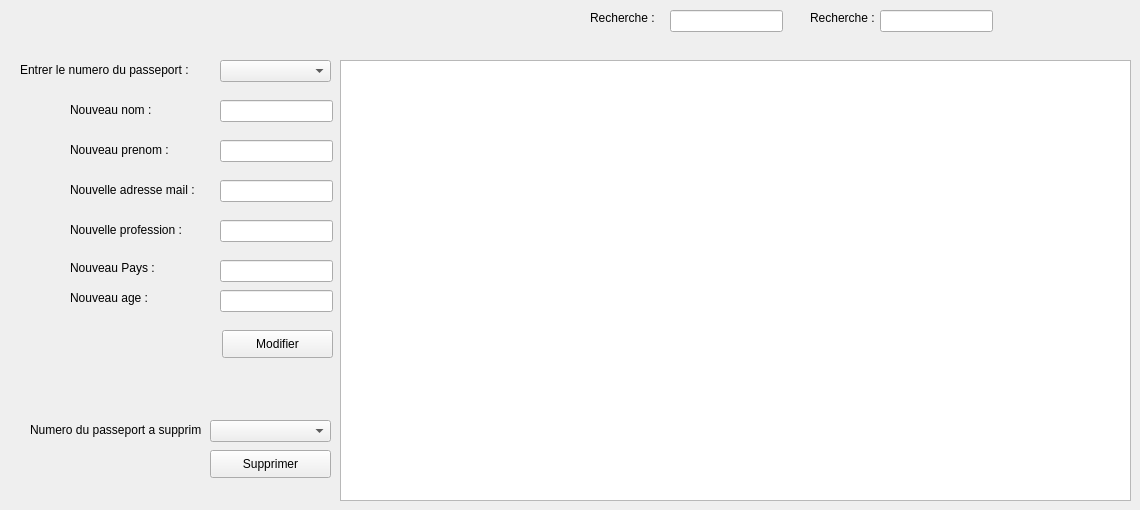
        <widget class="QWidget" name="tab_6">
         <attribute name="title">
          <string>Gérer</string>
         </attribute>
         <widget class="QLabel" name="label_21">
          <property name="geometry">
           <rect>
            <x>30</x>
            <y>420</y>
            <width>171</width>
            <height>20</height>
           </rect>
          </property>
          <property name="text">
           <string>Numero du passeport a supprimer :</string>
          </property>
         </widget>
         <widget class="QPushButton" name="pushButton_suppclientvip">
          <property name="geometry">
           <rect>
            <x>210</x>
            <y>450</y>
            <width>121</width>
            <height>28</height>
           </rect>
          </property>
          <property name="text">
           <string>Supprimer</string>
          </property>
         </widget>
         <widget class="QLineEdit" name="nouvageclientvip">
          <property name="geometry">
           <rect>
            <x>220</x>
            <y>290</y>
            <width>113</width>
            <height>22</height>
           </rect>
          </property>
          <property name="text">
           <string/>
          </property>
         </widget>
         <widget class="QLabel" name="label_23">
          <property name="geometry">
           <rect>
            <x>20</x>
            <y>60</y>
            <width>191</width>
            <height>20</height>
           </rect>
          </property>
          <property name="maximumSize">
           <size>
            <width>191</width>
            <height>16777215</height>
           </size>
          </property>
          <property name="text">
           <string>Entrer le numero du passeport :</string>
          </property>
         </widget>
         <widget class="QLabel" name="label_28">
          <property name="geometry">
           <rect>
            <x>70</x>
            <y>100</y>
            <width>131</width>
            <height>20</height>
           </rect>
          </property>
          <property name="text">
           <string>Nouveau nom :</string>
          </property>
         </widget>
         <widget class="QLabel" name="label_26">
          <property name="geometry">
           <rect>
            <x>70</x>
            <y>220</y>
            <width>141</width>
            <height>20</height>
           </rect>
          </property>
          <property name="text">
           <string>Nouvelle profession :</string>
          </property>
         </widget>
         <widget class="QLineEdit" name="nouvprofessionclientvip">
          <property name="geometry">
           <rect>
            <x>220</x>
            <y>220</y>
            <width>113</width>
            <height>22</height>
           </rect>
          </property>
         </widget>
         <widget class="QLineEdit" name="nouvmailclientvip">
          <property name="geometry">
           <rect>
            <x>220</x>
            <y>180</y>
            <width>113</width>
            <height>22</height>
           </rect>
          </property>
         </widget>
         <widget class="QLabel" name="label_25">
          <property name="geometry">
           <rect>
            <x>70</x>
            <y>260</y>
            <width>91</width>
            <height>16</height>
           </rect>
          </property>
          <property name="text">
           <string>Nouveau Pays :</string>
          </property>
         </widget>
         <widget class="QPushButton" name="pushButton_modifclientvip">
          <property name="geometry">
           <rect>
            <x>222</x>
            <y>330</y>
            <width>111</width>
            <height>28</height>
           </rect>
          </property>
          <property name="text">
           <string>Modifier</string>
          </property>
         </widget>
         <widget class="QLineEdit" name="nouvnomclientvip">
          <property name="geometry">
           <rect>
            <x>220</x>
            <y>100</y>
            <width>113</width>
            <height>22</height>
           </rect>
          </property>
         </widget>
         <widget class="QLabel" name="label_27">
          <property name="geometry">
           <rect>
            <x>70</x>
            <y>180</y>
            <width>141</width>
            <height>20</height>
           </rect>
          </property>
          <property name="text">
           <string>Nouvelle adresse mail :</string>
          </property>
         </widget>
         <widget class="QLabel" name="label_24">
          <property name="geometry">
           <rect>
            <x>70</x>
            <y>140</y>
            <width>111</width>
            <height>20</height>
           </rect>
          </property>
          <property name="text">
           <string>Nouveau prenom :</string>
          </property>
         </widget>
         <widget class="QLabel" name="label_22">
          <property name="geometry">
           <rect>
            <x>70</x>
            <y>290</y>
            <width>111</width>
            <height>16</height>
           </rect>
          </property>
          <property name="text">
           <string>Nouveau age :</string>
          </property>
         </widget>
         <widget class="QLineEdit" name="nouvpaysclientvip">
          <property name="geometry">
           <rect>
            <x>220</x>
            <y>260</y>
            <width>113</width>
            <height>22</height>
           </rect>
          </property>
         </widget>
         <widget class="QLineEdit" name="nouvprenomclientvip">
          <property name="geometry">
           <rect>
            <x>220</x>
            <y>140</y>
            <width>113</width>
            <height>22</height>
           </rect>
          </property>
         </widget>
         <widget class="QLineEdit" name="rechercheclientvip_2">
          <property name="geometry">
           <rect>
            <x>880</x>
            <y>10</y>
            <width>113</width>
            <height>22</height>
           </rect>
          </property>
         </widget>
         <widget class="QTableView" name="tableclientvip">
          <property name="geometry">
           <rect>
            <x>340</x>
            <y>60</y>
            <width>791</width>
            <height>441</height>
           </rect>
          </property>
         </widget>
         <widget class="QLabel" name="label_30">
          <property name="geometry">
           <rect>
            <x>810</x>
            <y>10</y>
            <width>81</width>
            <height>16</height>
           </rect>
          </property>
          <property name="text">
           <string>Recherche :</string>
          </property>
         </widget>
         <widget class="QComboBox" name="comboBoxsuppclientvip">
          <property name="geometry">
           <rect>
            <x>210</x>
            <y>420</y>
            <width>121</width>
            <height>22</height>
           </rect>
          </property>
         </widget>
         <widget class="QComboBox" name="comboBoxmodifclientvip">
          <property name="geometry">
           <rect>
            <x>220</x>
            <y>60</y>
            <width>111</width>
            <height>22</height>
           </rect>
          </property>
         </widget>
         <widget class="QLineEdit" name="rechercheclient_2">
          <property name="geometry">
           <rect>
            <x>670</x>
            <y>10</y>
            <width>113</width>
            <height>22</height>
           </rect>
          </property>
         </widget>
         <widget class="QLabel" name="label_38">
          <property name="geometry">
           <rect>
            <x>590</x>
            <y>10</y>
            <width>81</width>
            <height>16</height>
           </rect>
          </property>
          <property name="text">
           <string>Recherche :</string>
          </property>
         </widget>
        </widget>
